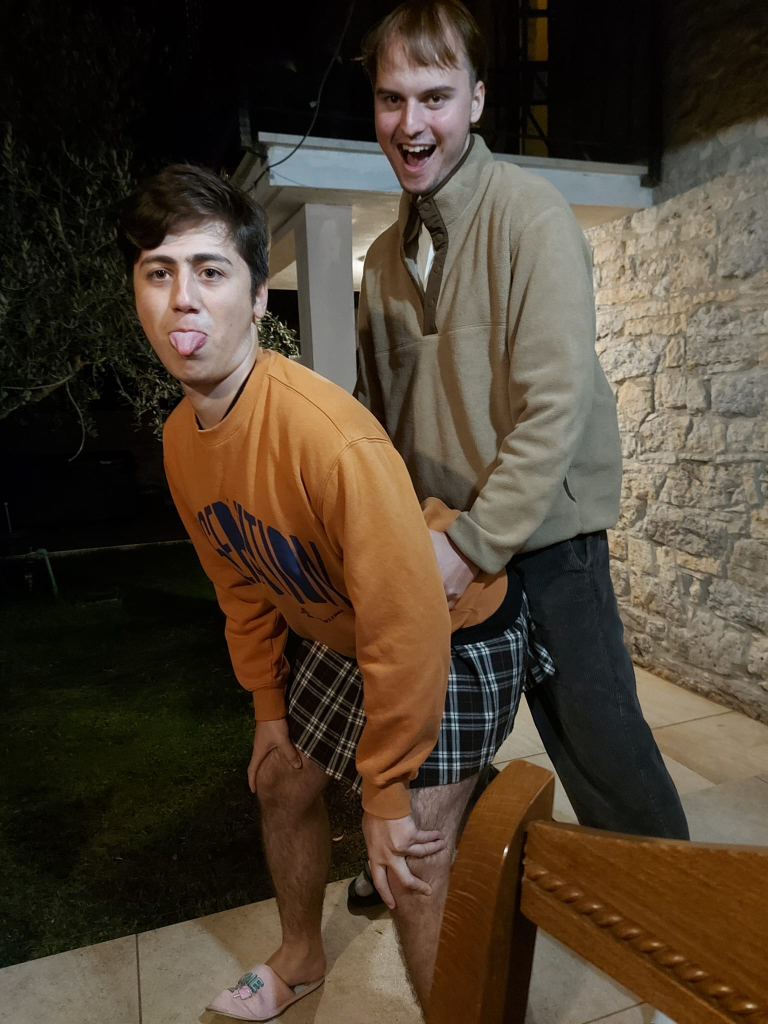
#> input picture Felix_Geburtstag/Erik_Felixia.jpg, 1536 x 2048 px, found by its file name (shown at 1/2 size)
$ python main.py
#> lines starting #> are read from the running program, lines starting #| are printed output that depends on the picture; after the words box and inside, x2 and y2 are one past the last pixel; in counts of white or black regions, pixels touching at a corner belong together
### Felix_Geburtstag/convert_black_white.py
import os
from PIL import Image

def convert(relpath, savepath, thresh = 85):
    img = Image.open(os.getcwd() + "\\" + relpath)

    fn = lambda x : 255 if x > thresh else 0
    r = img.convert('L').point(fn, mode='1')

    r.save(os.getcwd() + "\\" + savepath + '\\converted.png')
    return savepath + "\\" + 'converted.png'

# [2 lines that do not run on import are left out]


### Felix_Geburtstag/Ishahara_test_generator.py
import math
import random
import os

from PIL import Image, ImageDraw

try:
    from scipy.spatial import cKDTree as KDTree
    import numpy as np
    IMPORTED_SCIPY = True
except ImportError:
    IMPORTED_SCIPY = False

BACKGROUND = (255, 255, 255)
TOTAL_CIRCLES = 5000

color = lambda c: ((c >> 16) & 255, (c >> 8) & 255, c & 255)

COLORS_ON = [
    color(0xF9BB82), color(0xEBA170), color(0xFCCD84)
]
COLORS_OFF = [
    color(0x9CA594), color(0xACB4A5), color(0xBBB964),
    color(0xD7DAAA), color(0xE5D57D), color(0xD1D6AF)
]


# [13 lines left out: function generate_circle, not called in this run]

def generate_rectangle(image_width, image_height, min_diameter, max_diameter, weight):
    radius = random.triangular(min_diameter, max_diameter,
                               max_diameter * weight + min_diameter * 1-weight) / 2
    x = random.uniform(0, image_width)
    y = random.uniform(0, image_height)
    return x, y, radius


def overlaps_motive(image, circle):
    x, y, r = circle
    points_x = [x, x, x, x-r, x+r, x-r*0.93, x-r*0.93, x+r*0.93, x+r*0.93]
    points_y = [y, y-r, y+r, y, y, y+r*0.93, y-r*0.93, y+r*0.93, y-r*0.93]

    for xy in zip(points_x, points_y):
        try:
            if image.getpixel(xy)[:3] != BACKGROUND:
                return True
        except IndexError:
            return False
    return False


def circle_intersection(circle1, circle2):
    x1, y1, r1 = circle1
    x2, y2, r2 = circle2
    return (x2 - x1)**2 + (y2 - y1)**2 < (r2 + r1)**2


def circle_draw(draw_image, image, circle):
    fill_colors = COLORS_ON if overlaps_motive(image, circle) else COLORS_OFF
    fill_color = random.choice(fill_colors)

    x, y, r = circle
    draw_image.ellipse((x - r, y - r, x + r, y + r),
                       fill=fill_color,
                       outline=fill_color)


def generate(relpath = "\\Fran.png", total_circles = TOTAL_CIRCLES, name="ishahara.png", weight = 1):
    image = Image.open(os.getcwd() + "\\" + relpath).convert('RGB')

    image2 = Image.new('RGB', image.size, BACKGROUND)
    draw_image = ImageDraw.Draw(image2)

    width, height = image.size

    min_diameter = 0.6*weight * math.sqrt((width * height) / (total_circles))
    max_diameter = 1.2*weight * math.sqrt((width * height) / (total_circles))

    weight = 0.5
    circle = generate_rectangle(width, height, min_diameter, max_diameter, weight)
    circles = [circle]

    circle_draw(draw_image, image, circle)


    try:
        for i in range(total_circles):
            weight = (total_circles/(i+1))/total_circles
            tries = 0
            if IMPORTED_SCIPY:
                kdtree = KDTree([(x, y) for (x, y, _) in circles])
                while True:
                    #circle = generate_circle(width, height, min_diameter, max_diameter)
                    circle = generate_rectangle(width, height, min_diameter, max_diameter, weight)
                    elements, indexes = kdtree.query([(circle[0], circle[1])], k=12)
                    for element, index in zip(elements[0], indexes[0]):
                        if not np.isinf(element) and circle_intersection(circle, circles[index]):
                            break
                    else:
                        break
                    tries += 1
            else:
                while any(circle_intersection(circle, circle2) for circle2 in circles):
                    tries += 1
                    circle = generate_circle(width, height, min_diameter, max_diameter)

            print('{}/{} {}'.format(i, total_circles, tries))

            circles.append(circle)
            circle_draw(draw_image, image, circle)
    except (KeyboardInterrupt, SystemExit):
        pass

    image2.save(name)
    return name

# [2 lines that do not run on import are left out]

### Felix_Geburtstag/make_transparent.py
import os
from PIL import Image

def trans(relpath, name):
    img = Image.open(os.getcwd() + "\\" + relpath)
    rgba = img.convert("RGBA")
    datas = rgba.getdata()

    new_data = []
    for item in datas:
        if item[0] == 255 and item[1] == 255 and item[2] == 255:  # finding white colour by its RGB value
            # storing a transparent value when we find a white colour
            new_data.append((255, 255, 255, 0))
        else:
            new_data.append(item)  # other colours remain unchanged

    rgba.putdata(new_data)
    rgba.save(name)
    return name

### Felix_Geburtstag/main.py
import os
from PIL import Image
import convert_black_white
import Ishahara_test_generator
import make_transparent

NUM = 5000
LAYERS = 5
BACKGROUND = (0, 0, 0)

cwd = os.getcwd()

ishahara = []
trans = []
thresh = []

for i in range(LAYERS):
    ishahara += ["trash\\ishahara" + str(i) + ".png"]
    trans += ["trash\\trans" + str(i) + ".png"]
    #thresh += [(i+1)*(100/LAYERS)]
    thresh += [100]

for i,e in enumerate(ishahara):
    converted = convert_black_white.convert("Felix_Geburtstag\\Erik_Felixia.jpg", "\\trash", thresh[i])
#> in convert, img is the input picture: PIL image 1536x2048 RGB; mean R, G, B 75.7, 62.9, 48.1
#> in convert, `r = img.convert('L').point(fn, mode='1')`:
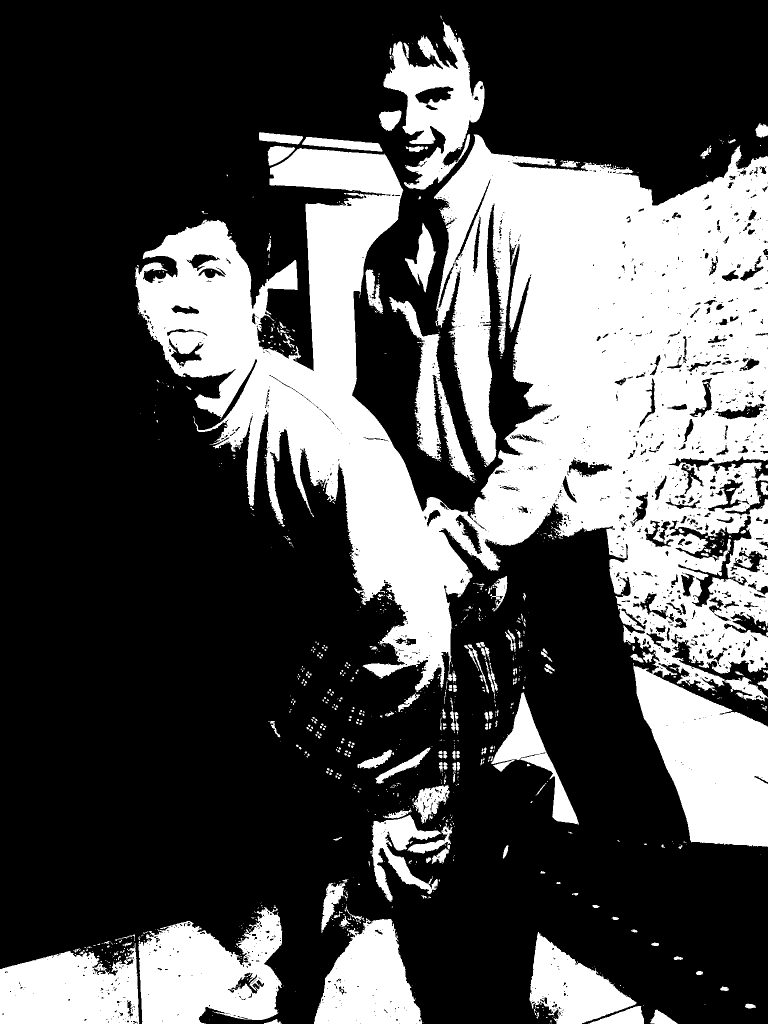
#> r: PIL image 1536x2048 1 (shown at 1/2 size); 31.8% white; 1082 white regions (899 under 20 px), largest, box (x1, y1, x2, y2) and area: (270, 269, 1536, 1694) 765470, (277, 1814, 565, 2048) 46170, (0, 1886, 279, 2048) 34599
    _ = Ishahara_test_generator.generate(converted, (i+1)*NUM//LAYERS, e, (0.5*LAYERS/(i+LAYERS*0.5)))
#> in generate, `image2 = Image.new('RGB', image.size, BACKGROUND)`: image2: PIL image 1536x2048 RGB; every value is 255
#> in circle_draw, `fill_colors = COLORS_ON if overlaps_motive(image, circle) else COLORS_..`: fill_colors = [(156, 165, 148), (172, 180, 165), (187, 185, 100), (215, 218, 170), (229, 213, 125), (209, 214, 175)]
#> in circle_draw, `fill_color = random.choice(fill_colors)`: fill_color = (187, 185, 100)
#> the loop in generate, `for i in range(total_circles):` made 1000 passes
#> fill_color in circle_draw on passes 1 to 3: (235, 161, 112), (249, 187, 130), (252, 205, 132)
#> in generate, `image2.save(name)`:
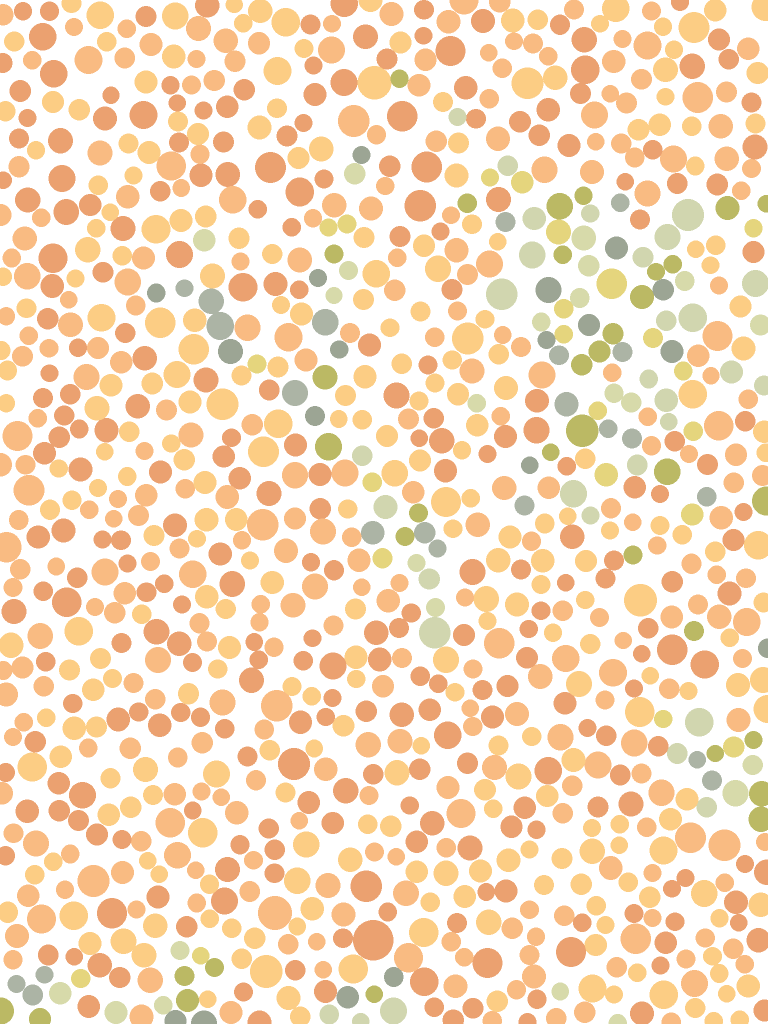
#> saved as ishahara0.png: PIL image 1536x2048 RGB (shown at 1/2 size); mean R, G, B 247.1, 221.8, 193.6
    _ = make_transparent.trans(e, trans[i])
#> (the run stopped early here; a loop or call above may not have finished)
